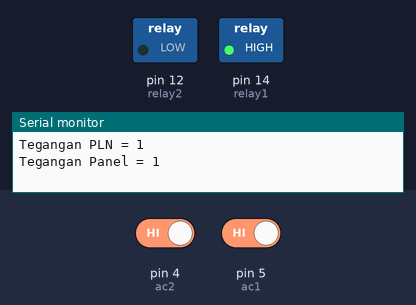
Recording of a sketch running on a simulated Arduino Uno, built with avr-gcc and run on an emulated ATmega328P. Parts: switched loads named in the sketch (green lamp = pin HIGH), the last lines printed to the serial monitor. The inputs (shaded band) are chosen by the test bench; at power-on: pin 4 (ac2) HIGH, pin 5 (ac1) HIGH.

Above: at 2.2 s.
2.3 s: pin 4 (ac2) driven LOW
At 5.8 s:
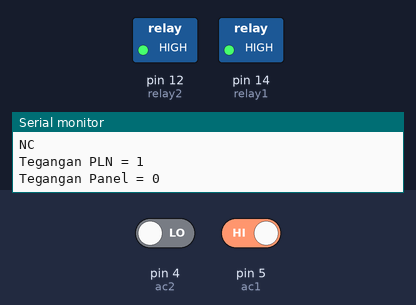
6.5 s: pin 4 (ac2) driven HIGH
At 10.1 s:
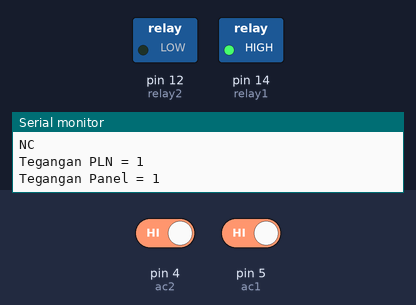
10.5 s: pin 5 (ac1) driven LOW
At 14.4 s:
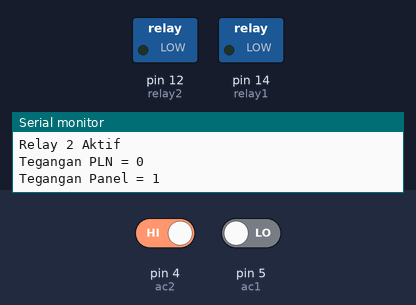
16.5 s: pin 5 (ac1) driven HIGH
At 19.5 s:
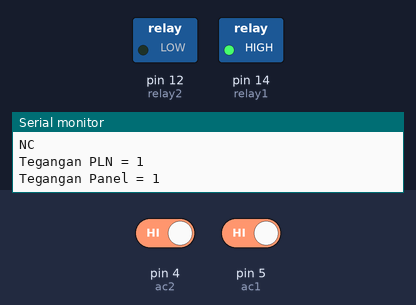
Timing chart, 0 to 20.5 s (numbered marks = the images above; inputs shaded):
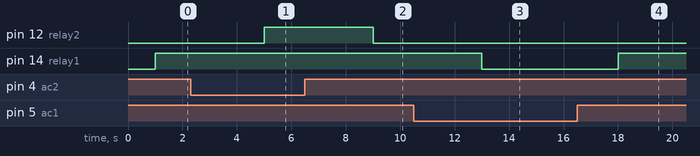

Measured:
- after the input at 2.3 s, pin 12 (relay2): LOW → HIGH after 2.7 s
- after the input at 6.5 s, pin 12 (relay2): HIGH → LOW after 2.5 s
- after the input at 10.5 s, pin 14 (relay1): HIGH → LOW after 2.5 s
- after the input at 16.5 s, pin 14 (relay1): LOW → HIGH after 1.5 s

The sketch:

sc.ino
```cpp
byte ac1 = 5;
byte ac2 = 4;
byte relay1 = 14;
byte relay2 = 12;

void setup(){
    pinMode(ac1, INPUT);
    pinMode(ac2, INPUT);
    pinMode(relay1, OUTPUT);
    pinMode(relay2, OUTPUT);
    Serial.begin(9600);
    delay(1000);
    digitalWrite(relay1, HIGH);
    digitalWrite(relay2, LOW);
}
void loop(){
    byte tegangan1 = digitalRead(ac1);
    byte tegangan2 = digitalRead(ac2);
    Serial.print("Tegangan PLN = ");
    Serial.println(tegangan1);
    Serial.print("Tegangan Panel = ");
    Serial.println(tegangan2);
    delay(500);
    if(tegangan1 == 0 && tegangan2 == 0) {
        delay(500);
        digitalWrite(relay1, HIGH);
        delay(1000);
        digitalWrite(relay2, HIGH);
        Serial.println("NC");
    }else if(tegangan1 == 1 && tegangan2 == 0){
        delay(500);
        digitalWrite(relay1, HIGH);
        delay(1000);
        digitalWrite(relay2, HIGH);
        Serial.println("NC");
    }else if(tegangan1 == 1 && tegangan2 == 1){
        delay(500);
        digitalWrite(relay1, HIGH);
        delay(1000);
        digitalWrite(relay2, LOW);
        Serial.println("NC");
    }else{
        delay(500);
        digitalWrite(relay2, LOW);
        delay(1000);
        digitalWrite(relay1, LOW);
        Serial.println("Relay 2 Aktif");
    }
}
```
